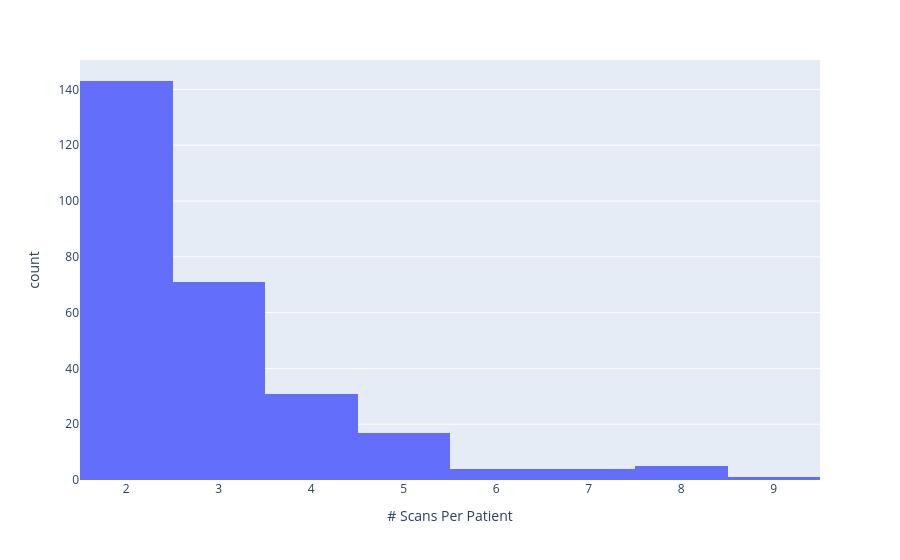

Here is the notebook cell this chart was saved with:
### Code cell
pex.histogram(df_features,x='ntests').update_layout(
     xaxis_title="# Scans Per Patient"
)

### Figure 1 — Plotly figure (JSON) as saved in the notebook; plotly's stock layout.template omitted (floating-point values rounded to 4 significant figures; data arrays with more than 128 entries replaced by an {"elided": "..."} marker saying what was removed)
{"data": [{"alignmentgroup": "True", "bingroup": "x", "hovertemplate": "ntests=%{x}<br>count=%{y}<extra></extra>", "legendgroup": "", "marker": {"color": "#636efa", "pattern": {"shape": ""}}, "name": "", "offsetgroup": "", "orientation": "v", "showlegend": false, "type": "histogram", "x": {"elided": "276 int values"}, "xaxis": "x", "yaxis": "y"}], "layout": {"barmode": "relative", "legend": {"tracegroupgap": 0}, "margin": {"t": 60}, "xaxis": {"anchor": "y", "domain": [0, 1], "title": {"text": "# Scans Per Patient"}}, "yaxis": {"anchor": "x", "domain": [0, 1], "title": {"text": "count"}}}}
